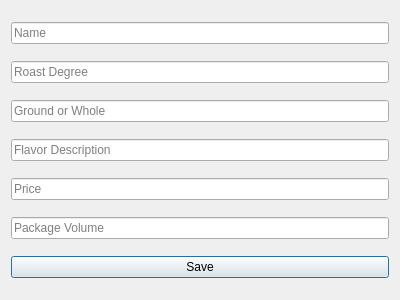
<?xml version="1.0" encoding="UTF-8"?>
<ui version="4.0">
 <class>AddEditCoffeeForm</class>
 <widget class="QDialog" name="AddEditCoffeeForm">
  <property name="geometry">
   <rect>
    <x>0</x>
    <y>0</y>
    <width>400</width>
    <height>300</height>
   </rect>
  </property>
  <property name="windowTitle">
   <string>Add/Edit Coffee</string>
  </property>
  <layout class="QVBoxLayout" name="verticalLayout">
   <item>
    <widget class="QLineEdit" name="nameLineEdit">
     <property name="placeholderText">
      <string>Name</string>
     </property>
    </widget>
   </item>
   <item>
    <widget class="QLineEdit" name="roastDegreeLineEdit">
     <property name="placeholderText">
      <string>Roast Degree</string>
     </property>
    </widget>
   </item>
   <item>
    <widget class="QLineEdit" name="groundOrWholeLineEdit">
     <property name="placeholderText">
      <string>Ground or Whole</string>
     </property>
    </widget>
   </item>
   <item>
    <widget class="QLineEdit" name="flavorDescriptionLineEdit">
     <property name="placeholderText">
      <string>Flavor Description</string>
     </property>
    </widget>
   </item>
   <item>
    <widget class="QLineEdit" name="priceLineEdit">
     <property name="placeholderText">
      <string>Price</string>
     </property>
    </widget>
   </item>
   <item>
    <widget class="QLineEdit" name="packageVolumeLineEdit">
     <property name="placeholderText">
      <string>Package Volume</string>
     </property>
    </widget>
   </item>
   <item>
    <widget class="QPushButton" name="saveButton">
     <property name="text">
      <string>Save</string>
     </property>
    </widget>
   </item>
  </layout>
 </widget>
 <resources/>
 <connections/>
</ui>
